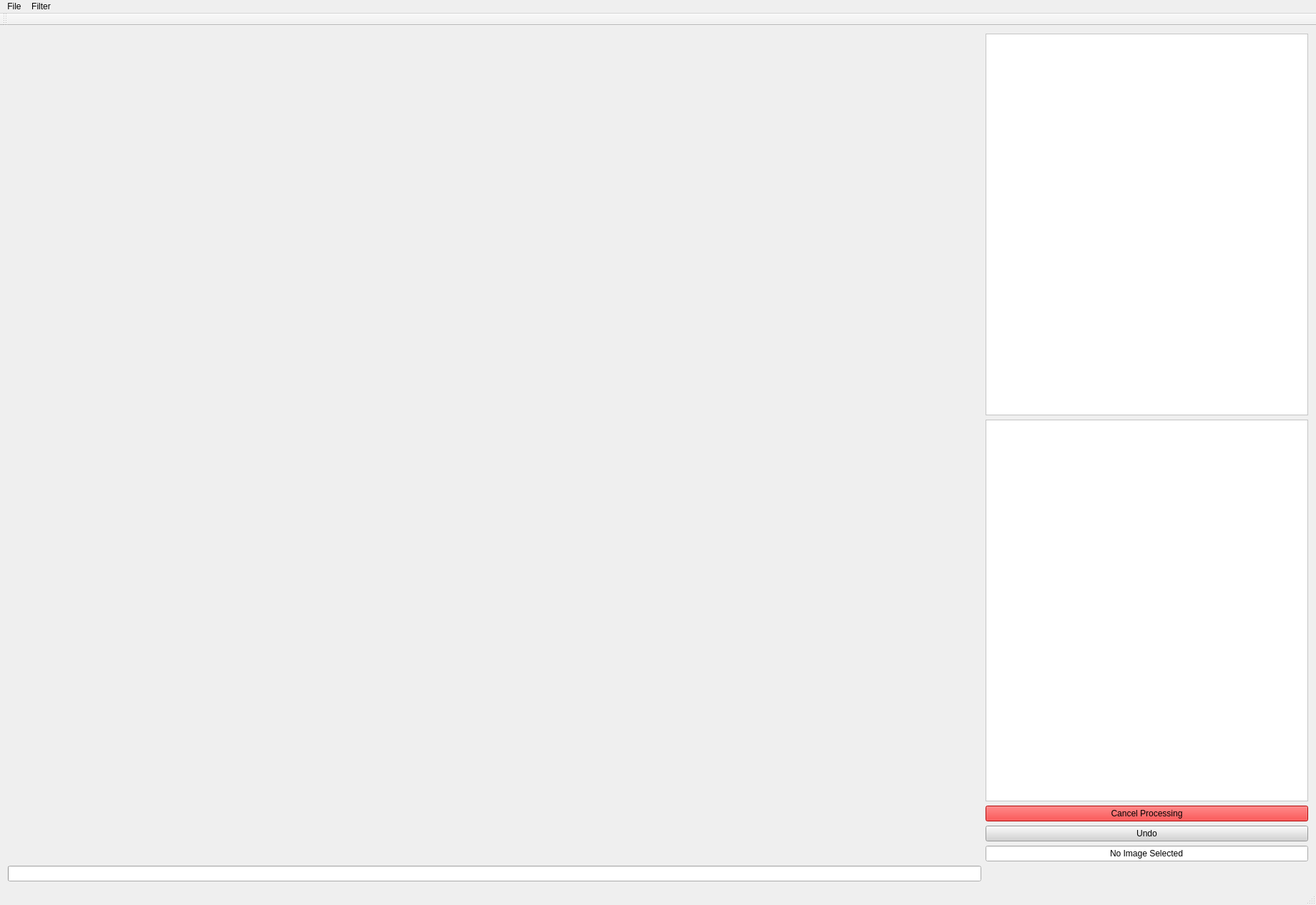
<?xml version="1.0" encoding="UTF-8"?>
<ui version="4.0">
 <class>Image_ProcessingClass</class>
 <widget class="QMainWindow" name="Image_ProcessingClass">
  <property name="geometry">
   <rect>
    <x>0</x>
    <y>0</y>
    <width>1840</width>
    <height>1266</height>
   </rect>
  </property>
  <property name="minimumSize">
   <size>
    <width>1840</width>
    <height>1266</height>
   </size>
  </property>
  <property name="windowTitle">
   <string>Image_Processing</string>
  </property>
  <property name="windowOpacity">
   <double>1.000000000000000</double>
  </property>
  <widget class="QWidget" name="centralWidget">
   <layout class="QGridLayout" name="gridLayout">
    <item row="3" column="1">
     <widget class="QPushButton" name="Undo_Button">
      <property name="styleSheet">
       <string notr="true">background-color:lightgrey</string>
      </property>
      <property name="text">
       <string>Undo</string>
      </property>
     </widget>
    </item>
    <item row="0" column="1">
     <widget class="QFrame" name="frame_2">
      <property name="minimumSize">
       <size>
        <width>451</width>
        <height>183</height>
       </size>
      </property>
      <property name="styleSheet">
       <string notr="true">background-color:white</string>
      </property>
      <property name="frameShape">
       <enum>QFrame::StyledPanel</enum>
      </property>
      <property name="frameShadow">
       <enum>QFrame::Raised</enum>
      </property>
     </widget>
    </item>
    <item row="0" column="0" rowspan="5">
     <widget class="UI_Image" name="Image" native="true">
      <property name="minimumSize">
       <size>
        <width>1381</width>
        <height>1151</height>
       </size>
      </property>
      <layout class="QGridLayout" name="gridLayout_2"/>
     </widget>
    </item>
    <item row="1" column="1">
     <widget class="QFrame" name="frame">
      <property name="styleSheet">
       <string notr="true">background-color:white</string>
      </property>
      <property name="frameShape">
       <enum>QFrame::StyledPanel</enum>
      </property>
      <property name="frameShadow">
       <enum>QFrame::Raised</enum>
      </property>
     </widget>
    </item>
    <item row="2" column="1">
     <widget class="QPushButton" name="Cancel_Button">
      <property name="styleSheet">
       <string notr="true">background-color: red</string>
      </property>
      <property name="text">
       <string>Cancel Processing</string>
      </property>
     </widget>
    </item>
    <item row="5" column="0">
     <widget class="QProgressBar" name="Image_ProgressBar">
      <property name="value">
       <number>0</number>
      </property>
      <property name="alignment">
       <set>Qt::AlignCenter</set>
      </property>
      <property name="textVisible">
       <bool>false</bool>
      </property>
     </widget>
    </item>
    <item row="4" column="1">
     <widget class="QLineEdit" name="Image_Path_Line">
      <property name="text">
       <string>No Image Selected</string>
      </property>
      <property name="alignment">
       <set>Qt::AlignCenter</set>
      </property>
      <property name="dragEnabled">
       <bool>false</bool>
      </property>
      <property name="readOnly">
       <bool>true</bool>
      </property>
      <property name="clearButtonEnabled">
       <bool>false</bool>
      </property>
     </widget>
    </item>
   </layout>
  </widget>
  <widget class="QMenuBar" name="menuBar">
   <property name="geometry">
    <rect>
     <x>0</x>
     <y>0</y>
     <width>1840</width>
     <height>30</height>
    </rect>
   </property>
   <widget class="QMenu" name="menuFile">
    <property name="title">
     <string>File</string>
    </property>
    <addaction name="openImage"/>
   </widget>
   <widget class="QMenu" name="menuFilter">
    <property name="title">
     <string>Filter</string>
    </property>
   </widget>
   <addaction name="menuFile"/>
   <addaction name="menuFilter"/>
  </widget>
  <widget class="QToolBar" name="mainToolBar">
   <attribute name="toolBarArea">
    <enum>TopToolBarArea</enum>
   </attribute>
   <attribute name="toolBarBreak">
    <bool>false</bool>
   </attribute>
  </widget>
  <widget class="QStatusBar" name="statusBar"/>
  <action name="openImage">
   <property name="text">
    <string>Open Image</string>
   </property>
   <property name="shortcut">
    <string>Ctrl+O</string>
   </property>
  </action>
  <action name="BW_Filter">
   <property name="text">
    <string>B&amp;W Filter</string>
   </property>
  </action>
  <action name="Vignette_Filter">
   <property name="text">
    <string>Vignette Filter</string>
   </property>
  </action>
  <action name="Color_Correction">
   <property name="text">
    <string>Color Correction</string>
   </property>
  </action>
 </widget>
 <layoutdefault spacing="6" margin="11"/>
 <customwidgets>
  <customwidget>
   <class>UI_Image</class>
   <extends>QWidget</extends>
   <header>ui_image.h</header>
   <container>1</container>
  </customwidget>
 </customwidgets>
 <resources>
  <include location="Image_Processing.qrc"/>
 </resources>
 <connections/>
</ui>
